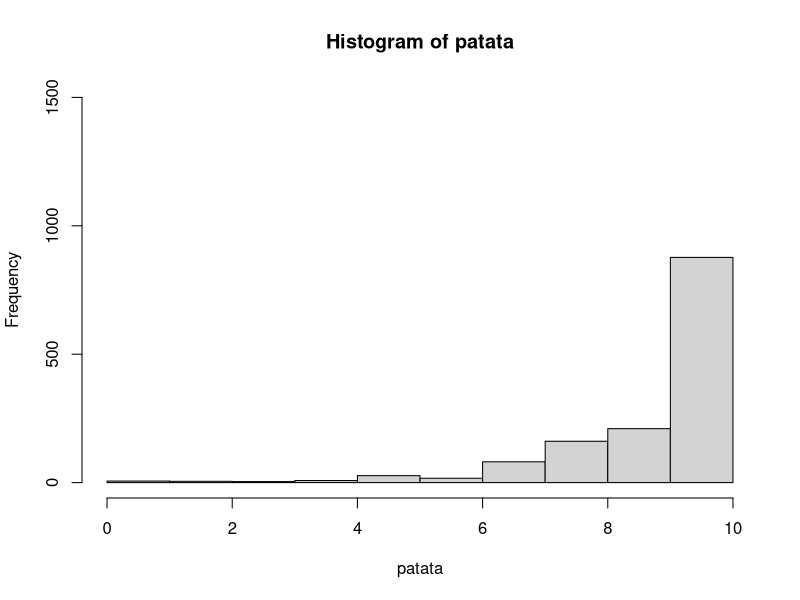

This chart was generated by the following R code:
## ---- chunk 1
library(ggplot2)
library(readr)
library(readxl)
data<-read_xlsx("estudioSatisfaccion2023.xlsx")

## ---- chunk 2
valors_na<-function(variable){
  return (sum(is.na(variable)))
  
}
## ---- chunk 3
data.v1<-data[,-1:-4]
## ---- chunk 4
taula_frec_museus<-table(data.v1$`1_¿Qué museo acabas de visitar?`)
taula_frec_museus
prop_taula_frec_museus<-prop.table(taula_frec_museus)
prop_taula_frec_museus
## ---- chunk 5
variable_2<-data.v1$`2_La recepción y atención al público`
variable_5<-data.v1$`5_La adaptación a visitantes con discapacidad`
valors_na(variable_2)
valors_na(variable_5)
## ---- chunk 6
prova<-table(variable_5)
prova
taula<-prop.table(prova)
taula
patata=as.numeric(variable_5)
hist(x=patata,ylim = c(0,1500))
## ---- chunk 7
mean(as.numeric(na.omit(variable_5)))
## ---- chunk 8
valoracion_recepcio<-as.numeric(na.omit(data.v1$`2_La recepción y atención al público`))
mean(valoracion_recepcio)
median(valoracion_recepcio)
